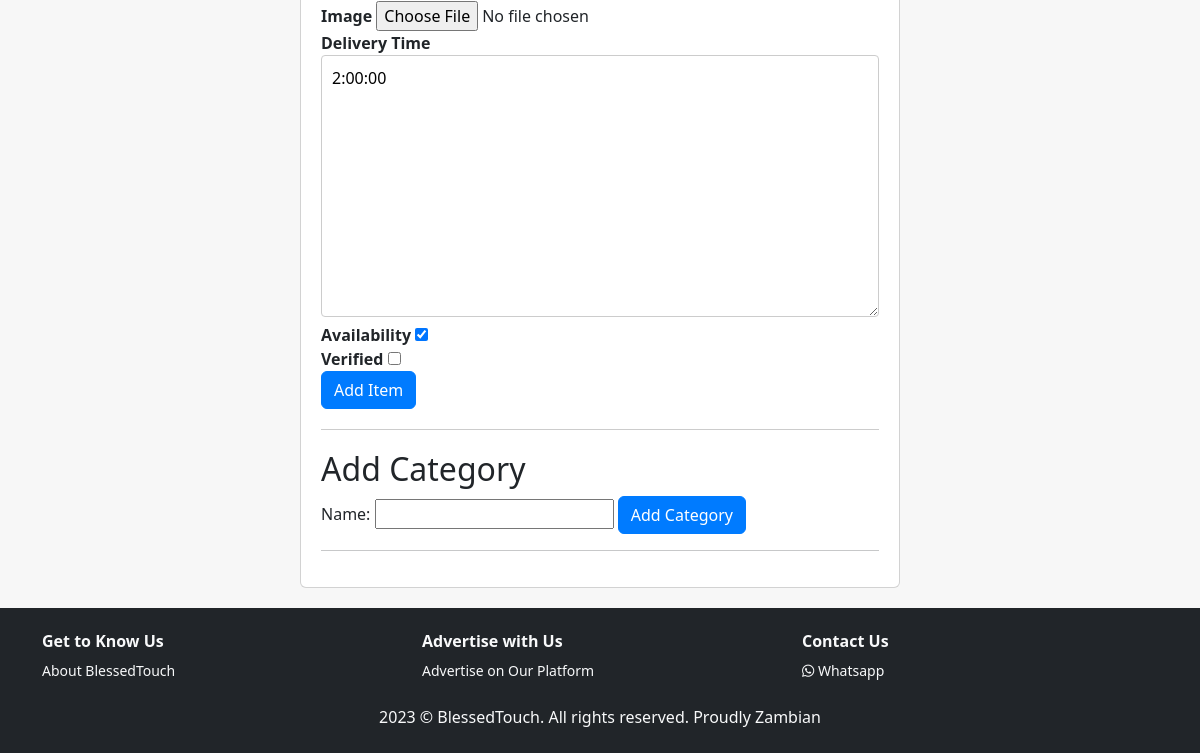
Before: /deliver/dashboard/ (lower part) with the older database file.
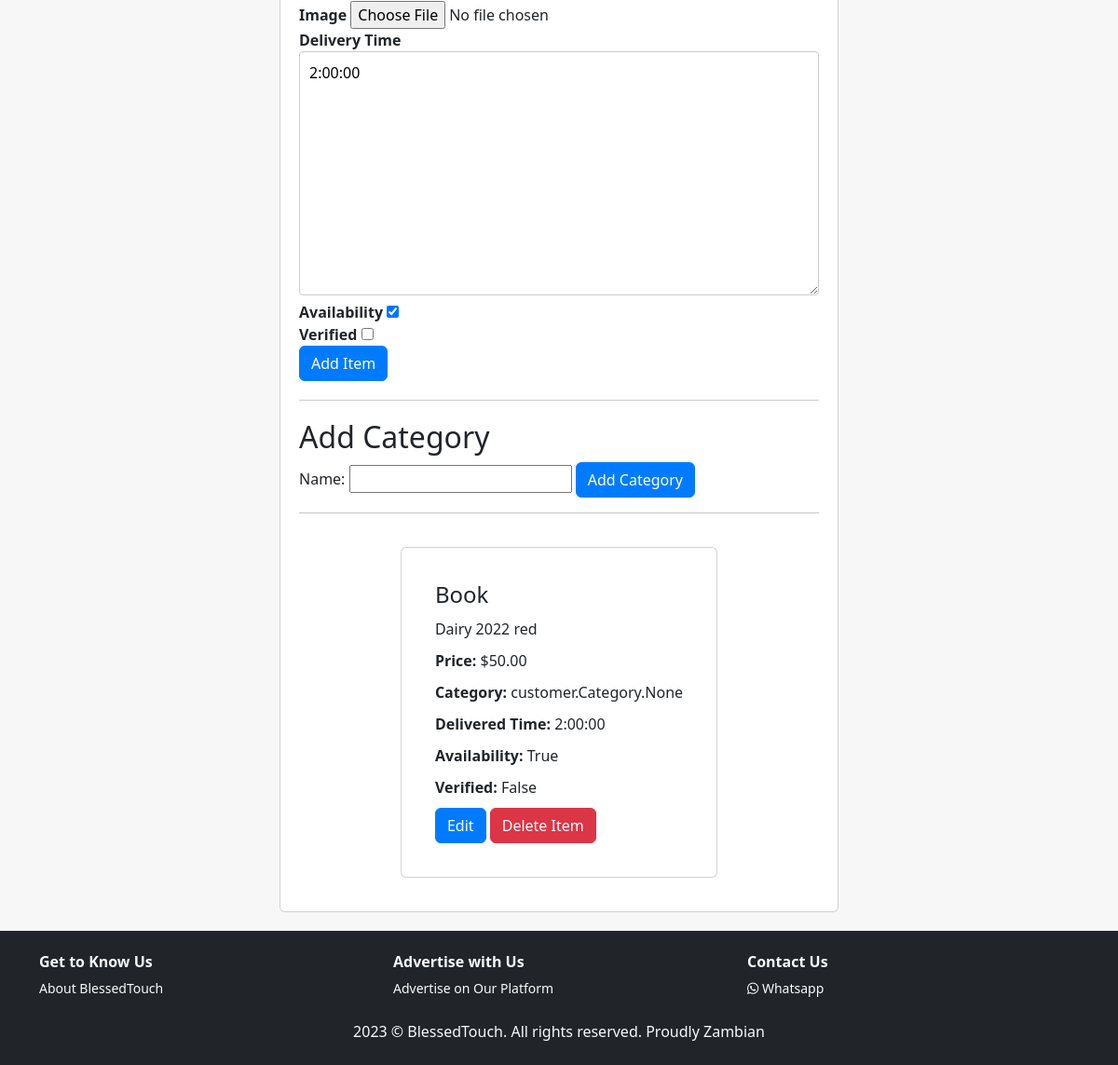
After: the same page with the newer database file.
### customer/models.py (models this page shows, shortened)
class MenuItem(models.Model):
    name = models.CharField(max_length=100)
    description = models.TextField()
    DeliveredTime = models.TextField(default=default_delivered_time)
    image = models.ImageField(upload_to='menu_images/')
    price = models.DecimalField(max_digits=5, decimal_places=2)
    category = models.ManyToManyField('Category', related_name='items')
    availability = models.BooleanField(default=True)
    is_verified = models.BooleanField(default=False)  # New field for verified items

### deliver/views.py (the view, shortened to what this page needs)
# urls.py: path('dashboard/', menu_dashboard, name='menu_dashboard'),
def menu_dashboard(request):
    form = MenuItemForm(request.POST or None, request.FILES or None)
    category_form = CategoryForm(request.POST or None)
    menu_items = MenuItem.objects.all()
    categories = Category.objects.all()
    context = {
        'form': form,
        'menu_items': menu_items,
        'category_form': category_form,
        'categories': categories
    }
    return render(request, 'deliver/menu_dashboard.html', context)

### deliver/forms.py
class MenuItemForm(forms.ModelForm):
    class Meta:
        model = MenuItem
        fields = '__all__'

class CategoryForm(forms.ModelForm):
    class Meta:
        model = Category
        fields = '__all__'

### customer/models.py (called while the page is built)
def default_delivered_time():
    return str(timedelta(hours=2))

    def __str__(self):
        return self.name

### templates/deliver/menu_dashboard.html (shortened to what this page needs)
{% extends 'base.html' %}
{% block content %}
    <div class="card">
        <form method="POST" enctype="multipart/form-data">
            <div class="form-group">
                <label for="id_image">Image</label>
                {{ form.image }}
            </div>
            <div class="form-group">
                <label for="id_DeliveredTime">Delivery Time</label>
                {{ form.DeliveredTime }}
            </div>
            <div class="form-group">
                <label for="id_availability">Availability</label>
                {{ form.availability }}
            </div>
            <div class="form-group">
                <label for="id_is_verified">Verified</label>
                {{ form.is_verified }}
            </div>
            <button type="submit" class="btn btn-primary">Add Item</button>
        </form>
        <div class="category-form">
            <h2>Add Category</h2>
            <form method="POST">
                {{ category_form }}
                <button type="submit" class="btn btn-primary">Add Category</button>
            </form>
        </div>
        <hr>
        {% for menu_item in menu_items %}
            <div class="card mb-3">
                <div class="card-body">
                    <h2 class="card-title">{{ menu_item.name }}</h2>
                    <p class="card-text">{{ menu_item.description }}</p>
                    <p class="card-text"><strong>Price:</strong> ${{ menu_item.price }}</p>
                    <p class="card-text"><strong>Category:</strong> {{ menu_item.category }}</p>
                    <p class="card-text"><strong>Delivered Time:</strong> {{ menu_item.DeliveredTime }}</p>
                    <p class="card-text"><strong>Availability:</strong> {{ menu_item.availability }}</p>
                    <p class="card-text"><strong>Verified:</strong> {{ menu_item.is_verified }}</p>
                    <a href="{% url 'deliver:update_item' menu_item.id %}" class="btn btn-primary">Edit</a>
                    <form method="POST" action="{% url 'deliver:delete_item' menu_item.id %}" class="d-inline">
                        <button type="submit" class="btn btn-danger">Delete Item</button>
                    </form>
                </div>
            </div>
        {% endfor %}
    </div>
{% endblock %}

Changed rows visible on the page:
added MenuItem: name "Book", description "Dairy 2022 red", price "50.00", category "customer.Category.None", DeliveredTime "2:00:00", availability "True", is_verified "False"
